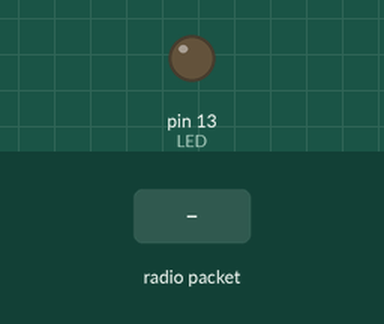
Bench run of a sketch on a simulated Arduino Uno, built with avr-gcc and run on an emulated ATmega328P. On the bench: output pins drawn as LEDs (lit = HIGH). Inputs (shaded band) come from the test bench. No radio packets arrive unless stated; pins used as bus, display or sensor lines are not drawn; what the sketch prints to the serial monitor is not drawn.

Above: at 1.3 s.
1.4 s: radio packet "1" arrives
Timing chart, 0 to 4.4 s (numbered marks = the images above; inputs shaded):
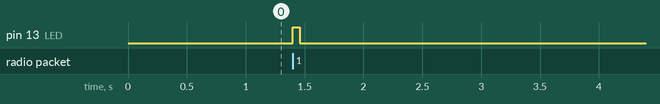

Measured:
- after the input at 1.4 s, pin 13 (LED): LOW → HIGH at once, → LOW 0.06 s later

The sketch:

Receiver.ino
```cpp
#include <SPI.h>
#include <RH_RF95.h>

#define RFM95_CS 10
#define RFM95_RST 9
#define RFM95_INT 2

#define RF95_FREQ 433.0

// Singleton instance of the radio driver
RH_RF95 rf95(RFM95_CS, RFM95_INT);

// Blinky on receipt
#define LED 13

void setup()
{
    pinMode(LED, OUTPUT);
    pinMode(RFM95_RST, OUTPUT);
    digitalWrite(RFM95_RST, HIGH);

    while (!Serial);
    Serial.begin(9600);
    delay(100);

    // manual reset
    digitalWrite(RFM95_RST, LOW);
    delay(10);
    digitalWrite(RFM95_RST, HIGH);
    delay(10);

    while (!rf95.init()) {
        Serial.println("LoRa radio init failed");
        while (1);
    }
    Serial.println("LoRa radio init OK!");

    // Defaults after init are 434.0MHz, modulation GFSK_Rb250Fd250, +13dbM
    if (!rf95.setFrequency(RF95_FREQ)) {
        Serial.println("setFrequency failed");
        while (1);
    }

    Serial.print("Set Freq to: "); Serial.println(RF95_FREQ);

    rf95.setTxPower(23, false);
}

void loop()
{
    if (rf95.available())
    {
        // Should be a message for us now
        uint8_t buf[RH_RF95_MAX_MESSAGE_LEN];
        uint8_t len = sizeof(buf);

        if (rf95.recv(buf, &len))
        {
            digitalWrite(LED, HIGH);
            RH_RF95::printBuffer("Received: ", buf, len);
            Serial.print("Got: ");
            Serial.println((char*)buf);
            Serial.print("RSSI: ");
            Serial.println(rf95.lastRssi(), DEC);

            // Send a reply
            char x[] = "And hello back to you";
            uint8_t *data = (uint8_t *)x;
            rf95.send(data, sizeof(data));
            rf95.waitPacketSent();
            Serial.println("Sent a reply");
            digitalWrite(LED, LOW);
        }

        else
        {
            Serial.println("Receive failed");
        }
    }
}
```
